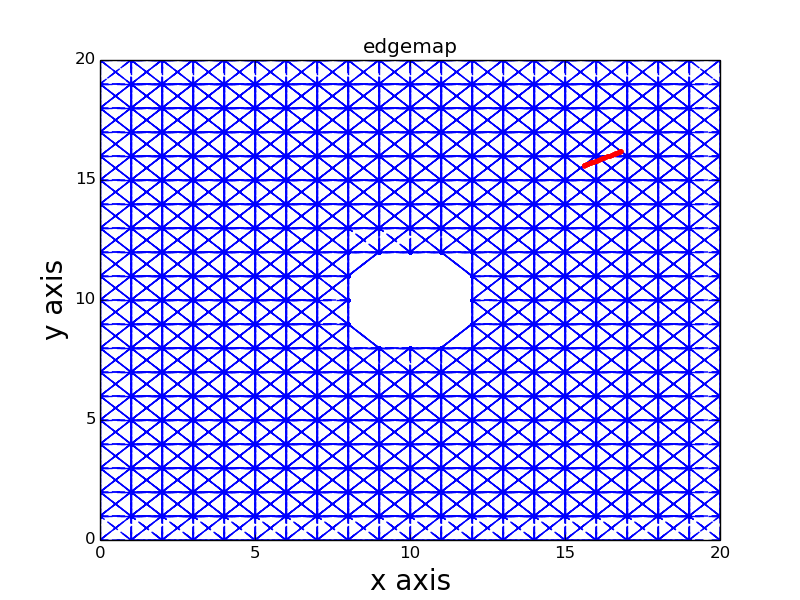

The script that saved this image:
import numpy as np
import matplotlib.pyplot as plt

data = np.loadtxt('edgemap_out.txt')

plt.figure(num = 1, figsize = (8,6))
plt.title('edgemap')
plt.xlabel('x axis', size = 20)
plt.ylabel('y axis', size = 20)

#print data[0,0], data[0,1], data[0,2],data[0,3], data[0,4],data[0,5]
#print data[1,0]

for index in range(0, len(data[:,0])):
#    print index
    xdata = np.array([data[index, 0], data[index, 2], data[index, 4]])
    ydata = np.array([data[index, 1], data[index, 3], data[index, 5]])
#    print xdata
#    print ydata
    plt.plot(xdata, ydata, color = 'b', linestyle = '--', marker = '.')

path = np.loadtxt('edgepath_out.txt')
xdata = path[:,0]
ydata = path[:,1]
plt.plot(xdata + 10.0, ydata + 10.0, color = 'r', linestyle = '-', marker = '.')

plt.savefig('plot_edgemap.png', format = 'png')

